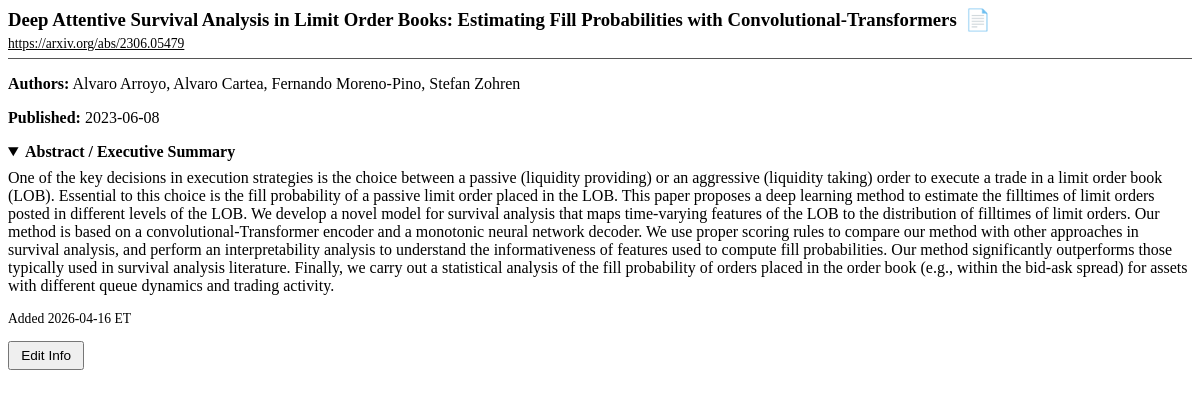
Before: /papers/124/info with the older database file.
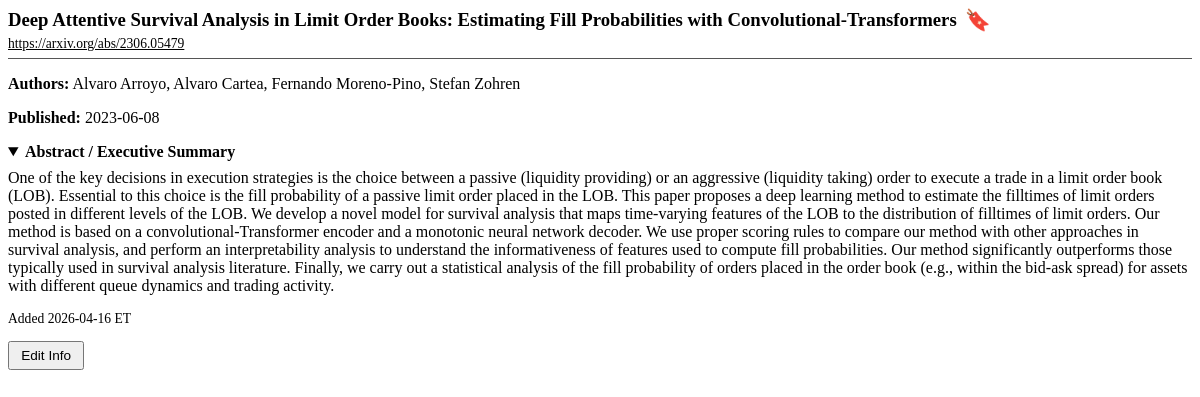
After: the same page with the newer database file.
### tables this page shows
CREATE TABLE papers (
    id              INTEGER PRIMARY KEY AUTOINCREMENT,
    source          TEXT NOT NULL,                       -- 'arxiv', 'ssrn', 'kaggle'
    source_id       TEXT NOT NULL,                       -- e.g. arXiv ID
    title           TEXT NOT NULL,
    authors         TEXT NOT NULL DEFAULT '[]',          -- JSON list
    published_venue TEXT NOT NULL DEFAULT '',
    published_date  TEXT,
    abstract        TEXT NOT NULL DEFAULT '',
    url             TEXT NOT NULL DEFAULT '',
    pdf_url         TEXT NOT NULL DEFAULT '',
    pdf_local_path  TEXT,
    created_at      TEXT NOT NULL DEFAULT (datetime('now')), semantic_scholar_id TEXT, read_next INTEGER NOT NULL DEFAULT 0, unprocessed INTEGER NOT NULL DEFAULT 1,
    UNIQUE(source, source_id)
);

### poneglyph/routes/papers.py (the view)
@router.get("/{paper_id}/info", response_class=HTMLResponse)
async def get_paper_info(request: Request, paper_id: int, edit: str | None = None):
    paper = _get_paper(paper_id)
    if not paper:
        return HTMLResponse("<p>Paper not found.</p>", status_code=404)
    editing = edit == "1"
    return templates.TemplateResponse(
        "papers/partials/paper_info.html",
        {"request": request, "paper": paper, "editing": editing},
    )

### templates/papers/partials/paper_info.html
{% if editing %}
<form hx-put="/papers/{{ paper.id }}/info"
      hx-target="#paper-info-section"
      hx-swap="innerHTML"
      hx-indicator="#info-save-ind">
    <label>Title
        <input type="text" name="title" value="{{ paper.title }}" required>
    </label>
    <label>Authors <small>(comma-separated)</small>
        <input type="text" name="authors"
               value="{{ paper.authors | join(', ') if paper.authors is iterable and paper.authors is not string else paper.authors }}">
    </label>
    <div class="grid">
        <label>Published Venue
            <input type="text" name="published_venue" value="{{ paper.published_venue or '' }}">
        </label>
        <label>Published Date
            <input type="text" name="published_date" value="{{ paper.published_date or '' }}" placeholder="e.g. 2024-03-15">
        </label>
    </div>
    <label>URL
        <input type="url" name="url" value="{{ paper.url or '' }}">
    </label>
    <label>Abstract / Executive Summary
        <textarea name="abstract" rows="4">{{ paper.abstract or '' }}</textarea>
    </label>
    {% if paper.pdf_local_path %}
    <label>PDF Path <small>(edit updates the DB link only — file is not moved)</small>
        <input type="text" name="pdf_local_path" value="{{ paper.pdf_local_path }}">
    </label>
    {% endif %}
    <div style="display: flex; gap: 0.5rem; align-items: center; margin-top: 0.5rem;">
        <button type="submit" style="font-size: 0.85rem; padding: 0.35rem 0.7rem; width: auto; margin: 0;">
            Save <span id="info-save-ind" class="htmx-indicator"><span class="spinner"></span></span>
        </button>
        <button type="button" class="outline secondary" style="font-size: 0.85rem; padding: 0.35rem 0.7rem; width: auto; margin: 0;"
                hx-get="/papers/{{ paper.id }}/info"
                hx-target="#paper-info-section"
                hx-swap="innerHTML">
            Cancel
        </button>
    </div>
</form>
{% else %}
<div style="display: flex; align-items: center; gap: 0.5rem; margin-bottom: 0.25rem;">
    <h3 style="margin: 0;">{{ paper.title }}</h3>
    <span hx-post="/papers/{{ paper.id }}/read-next" hx-swap="outerHTML"
          style="cursor:pointer; font-size:1.3rem;"
          title="{{ 'Remove from Read Next' if paper.read_next else 'Mark as Read Next' }}">
        {{ '🔖' if paper.read_next else '📄' }}
    </span>
</div>
{% if paper.url %}
<p style="margin: 0 0 0.4rem 0; font-size: 0.85rem;">
    <a href="{{ paper.url }}" target="_blank" rel="noopener" style="color: var(--pico-muted-color);">{{ paper.url }}</a>
</p>
{% endif %}
<hr style="margin: 0.4rem 0 0.75rem 0; border: none; border-top: 1px solid #555;">
{% if paper.authors %}
<p>
    <strong>Authors:</strong>
    {{ paper.authors | join(', ') if paper.authors is iterable and paper.authors is not string else paper.authors }}
</p>
{% endif %}
{% if paper.published_venue or paper.published_date %}
<p>
    <strong>Published:</strong>
    {{ paper.published_venue }}{% if paper.published_venue and paper.published_date %}, {% endif %}{{ paper.published_date }}
</p>
{% endif %}
{% if paper.abstract %}
<details open style="margin-top: 0.5rem;">
    <summary><strong>Abstract / Executive Summary</strong></summary>
    <p style="margin-top: 0.5rem;">{{ paper.abstract }}</p>
</details>
{% endif %}
<p style="color: var(--pico-muted-color); font-size: 0.85rem;">Added {{ paper.created_at | nyc(fmt='%Y-%m-%d') }} ET</p>
<button class="outline secondary" style="font-size: 0.85rem; padding: 0.3rem 0.7rem;"
        hx-get="/papers/{{ paper.id }}/info?edit=1"
        hx-target="#paper-info-section"
        hx-swap="innerHTML">
    Edit Info
</button>
{% endif %}

Changed rows visible on the page:
changed papers "https://arxiv.org/abs/2306.05479": read_next "📄" → "🔖"
